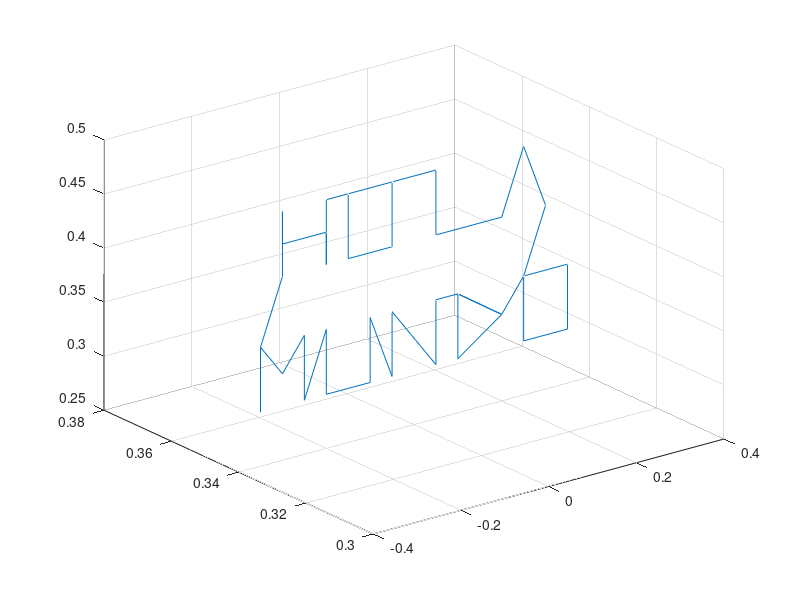

Source code (MATLAB):

% Script to generate trajectories    
nameTrajectory='hola_mundo_v2';

% Get positions declare w.r.t Global reference (Robot base)
%      positions_m =... [0,-0.3,0.55] 
%  [-0.300000000000000,-0.300000000000000,0.450000000000000;0,-0.300000000000000,0;-0.300000000000000,0,0];
%  % Get orientations (in rotation vector)
% orientations = [0, 1, 0, pi; ...
%                 0, 1, 0, pi; ...
%                 0, 1, 0, pi; ...
%                 0, 1, 0, pi];
load Test_trajectories/hola_mundo.mat
positions_m(:,2)= positions_m(:,2)+0.64;
positions_m(:,3)= positions_m(:,3)*0.6;

positions_m(:,3)= positions_m(:,3)+0.15;

% Get number of positions
number_waypoints = size(positions_m, 1);

% Single orientation
orientations= ones(number_waypoints,1)*[0, 1, 0, pi];


%Plot Trajectory
plot3(positions_m(:,1),positions_m(:,2),positions_m(:,3))
grid on

%% Save Trajectory

% Save?
elec=input("Save Y/N \n",'s');
if (elec=='Y' || elec=='y')
    % Path to save trajectory
   save(['Test_trajectories/',nameTrajectory,'.mat'],'positions_m','orientations') 
end